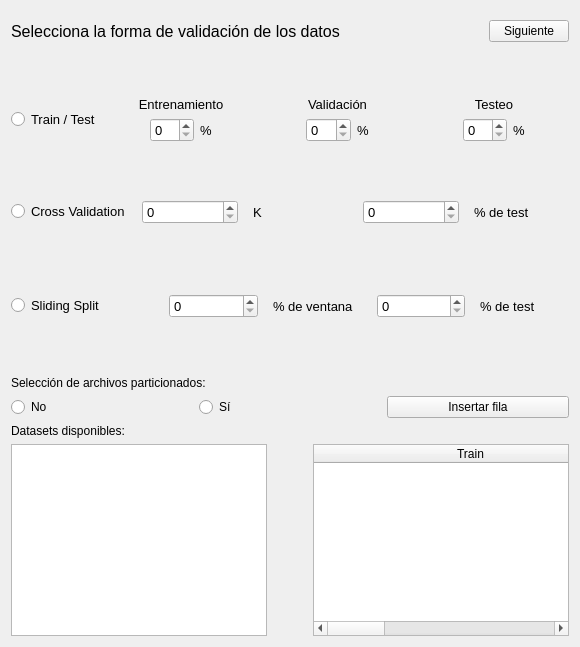
         <widget class="QWidget" name="page_val">
          <layout class="QGridLayout" name="gridLayout_5">
           <item row="4" column="0">
            <layout class="QHBoxLayout" name="horizontalLayout_9">
             <item>
              <widget class="QRadioButton" name="radioButton_crossVal">
               <property name="sizePolicy">
                <sizepolicy hsizetype="Fixed" vsizetype="Fixed">
                 <horstretch>0</horstretch>
                 <verstretch>0</verstretch>
                </sizepolicy>
               </property>
               <property name="font">
                <font>
                 <pointsize>10</pointsize>
                </font>
               </property>
               <property name="text">
                <string>Cross Validation</string>
               </property>
              </widget>
             </item>
             <item>
              <layout class="QGridLayout" name="gridLayout_crossVal">
               <property name="leftMargin">
                <number>6</number>
               </property>
               <property name="topMargin">
                <number>12</number>
               </property>
               <property name="rightMargin">
                <number>0</number>
               </property>
               <property name="bottomMargin">
                <number>12</number>
               </property>
               <property name="spacing">
                <number>15</number>
               </property>
               <item row="0" column="0">
                <widget class="QSpinBox" name="spinBox_crossVal">
                 <property name="sizePolicy">
                  <sizepolicy hsizetype="Preferred" vsizetype="Fixed">
                   <horstretch>0</horstretch>
                   <verstretch>0</verstretch>
                  </sizepolicy>
                 </property>
                 <property name="font">
                  <font>
                   <pointsize>10</pointsize>
                  </font>
                 </property>
                </widget>
               </item>
               <item row="0" column="1">
                <widget class="QLabel" name="label_k">
                 <property name="sizePolicy">
                  <sizepolicy hsizetype="Preferred" vsizetype="Preferred">
                   <horstretch>0</horstretch>
                   <verstretch>0</verstretch>
                  </sizepolicy>
                 </property>
                 <property name="font">
                  <font>
                   <pointsize>10</pointsize>
                  </font>
                 </property>
                 <property name="text">
                  <string>K</string>
                 </property>
                </widget>
               </item>
               <item row="0" column="2">
                <widget class="QSpinBox" name="spinBox_crossval_percent">
                 <property name="font">
                  <font>
                   <pointsize>10</pointsize>
                  </font>
                 </property>
                </widget>
               </item>
               <item row="0" column="3">
                <widget class="QLabel" name="label_percent1">
                 <property name="font">
                  <font>
                   <pointsize>10</pointsize>
                  </font>
                 </property>
                 <property name="text">
                  <string>% de test</string>
                 </property>
                </widget>
               </item>
              </layout>
             </item>
            </layout>
           </item>
           <item row="1" column="0">
            <spacer name="verticalSpacer_8">
             <property name="orientation">
              <enum>Qt::Vertical</enum>
             </property>
             <property name="sizeType">
              <enum>QSizePolicy::Fixed</enum>
             </property>
             <property name="sizeHint" stdset="0">
              <size>
               <width>20</width>
               <height>40</height>
              </size>
             </property>
            </spacer>
           </item>
           <item row="0" column="0">
            <layout class="QHBoxLayout" name="horizontalLayout_11">
             <property name="spacing">
              <number>7</number>
             </property>
             <item>
              <widget class="QLabel" name="add_val">
               <property name="sizePolicy">
                <sizepolicy hsizetype="Preferred" vsizetype="Fixed">
                 <horstretch>0</horstretch>
                 <verstretch>0</verstretch>
                </sizepolicy>
               </property>
               <property name="minimumSize">
                <size>
                 <width>0</width>
                 <height>40</height>
                </size>
               </property>
               <property name="font">
                <font>
                 <pointsize>12</pointsize>
                </font>
               </property>
               <property name="text">
                <string>Selecciona la forma de validación de los datos</string>
               </property>
               <property name="alignment">
                <set>Qt::AlignLeading|Qt::AlignLeft|Qt::AlignVCenter</set>
               </property>
              </widget>
             </item>
             <item>
              <spacer name="horizontalSpacer_11">
               <property name="orientation">
                <enum>Qt::Horizontal</enum>
               </property>
               <property name="sizeHint" stdset="0">
                <size>
                 <width>40</width>
                 <height>0</height>
                </size>
               </property>
              </spacer>
             </item>
             <item>
              <widget class="QPushButton" name="next_val">
               <property name="text">
                <string>Siguiente</string>
               </property>
              </widget>
             </item>
            </layout>
           </item>
           <item row="5" column="0">
            <spacer name="verticalSpacer_3">
             <property name="orientation">
              <enum>Qt::Vertical</enum>
             </property>
             <property name="sizeType">
              <enum>QSizePolicy::Expanding</enum>
             </property>
             <property name="sizeHint" stdset="0">
              <size>
               <width>20</width>
               <height>40</height>
              </size>
             </property>
            </spacer>
           </item>
           <item row="6" column="0">
            <layout class="QHBoxLayout" name="horizontalLayout">
             <item>
              <widget class="QRadioButton" name="radioButton_sliding">
               <property name="sizePolicy">
                <sizepolicy hsizetype="Fixed" vsizetype="Fixed">
                 <horstretch>0</horstretch>
                 <verstretch>0</verstretch>
                </sizepolicy>
               </property>
               <property name="minimumSize">
                <size>
                 <width>146</width>
                 <height>0</height>
                </size>
               </property>
               <property name="font">
                <font>
                 <pointsize>10</pointsize>
                </font>
               </property>
               <property name="text">
                <string>Sliding Split</string>
               </property>
              </widget>
             </item>
             <item>
              <layout class="QGridLayout" name="gridLayout_sliding">
               <property name="leftMargin">
                <number>6</number>
               </property>
               <property name="topMargin">
                <number>12</number>
               </property>
               <property name="bottomMargin">
                <number>12</number>
               </property>
               <property name="horizontalSpacing">
                <number>15</number>
               </property>
               <property name="verticalSpacing">
                <number>0</number>
               </property>
               <item row="0" column="1">
                <widget class="QLabel" name="label_window">
                 <property name="font">
                  <font>
                   <pointsize>10</pointsize>
                  </font>
                 </property>
                 <property name="text">
                  <string>% de ventana</string>
                 </property>
                </widget>
               </item>
               <item row="0" column="2">
                <widget class="QSpinBox" name="spinBox_sliding_percent">
                 <property name="font">
                  <font>
                   <pointsize>10</pointsize>
                  </font>
                 </property>
                </widget>
               </item>
               <item row="0" column="3">
                <widget class="QLabel" name="label_percent2">
                 <property name="font">
                  <font>
                   <pointsize>10</pointsize>
                  </font>
                 </property>
                 <property name="text">
                  <string>% de test</string>
                 </property>
                </widget>
               </item>
               <item row="0" column="0">
                <widget class="QSpinBox" name="spinBox_sliding">
                 <property name="font">
                  <font>
                   <pointsize>10</pointsize>
                  </font>
                 </property>
                </widget>
               </item>
              </layout>
             </item>
            </layout>
           </item>
           <item row="3" column="0">
            <spacer name="verticalSpacer_9">
             <property name="orientation">
              <enum>Qt::Vertical</enum>
             </property>
             <property name="sizeType">
              <enum>QSizePolicy::Expanding</enum>
             </property>
             <property name="sizeHint" stdset="0">
              <size>
               <width>20</width>
               <height>40</height>
              </size>
             </property>
            </spacer>
           </item>
           <item row="2" column="0">
            <layout class="QHBoxLayout" name="horizontalLayout_8">
             <item>
              <widget class="QRadioButton" name="radioButton_train_test">
               <property name="enabled">
                <bool>true</bool>
               </property>
               <property name="sizePolicy">
                <sizepolicy hsizetype="Fixed" vsizetype="Fixed">
                 <horstretch>0</horstretch>
                 <verstretch>0</verstretch>
                </sizepolicy>
               </property>
               <property name="minimumSize">
                <size>
                 <width>0</width>
                 <height>0</height>
                </size>
               </property>
               <property name="maximumSize">
                <size>
                 <width>146</width>
                 <height>16777215</height>
                </size>
               </property>
               <property name="sizeIncrement">
                <size>
                 <width>0</width>
                 <height>0</height>
                </size>
               </property>
               <property name="baseSize">
                <size>
                 <width>0</width>
                 <height>0</height>
                </size>
               </property>
               <property name="font">
                <font>
                 <pointsize>10</pointsize>
                </font>
               </property>
               <property name="text">
                <string>Train / Test</string>
               </property>
              </widget>
             </item>
             <item>
              <layout class="QGridLayout" name="gridLayout_train_test">
               <item row="0" column="0">
                <layout class="QVBoxLayout" name="verticalLayout_13">
                 <item>
                  <layout class="QHBoxLayout" name="horizontalLayout_18">
                   <item>
                    <widget class="QLabel" name="label_18">
                     <property name="font">
                      <font>
                       <pointsize>10</pointsize>
                      </font>
                     </property>
                     <property name="text">
                      <string>Entrenamiento</string>
                     </property>
                     <property name="alignment">
                      <set>Qt::AlignCenter</set>
                     </property>
                    </widget>
                   </item>
                   <item>
                    <widget class="QLabel" name="label_19">
                     <property name="font">
                      <font>
                       <pointsize>10</pointsize>
                      </font>
                     </property>
                     <property name="text">
                      <string>Validación</string>
                     </property>
                     <property name="alignment">
                      <set>Qt::AlignCenter</set>
                     </property>
                    </widget>
                   </item>
                   <item>
                    <widget class="QLabel" name="label_14">
                     <property name="font">
                      <font>
                       <pointsize>10</pointsize>
                      </font>
                     </property>
                     <property name="text">
                      <string>Testeo</string>
                     </property>
                     <property name="alignment">
                      <set>Qt::AlignCenter</set>
                     </property>
                    </widget>
                   </item>
                  </layout>
                 </item>
                 <item>
                  <layout class="QHBoxLayout" name="horizontalLayout_16">
                   <item>
                    <layout class="QHBoxLayout" name="horizontalLayout_21">
                     <item>
                      <spacer name="horizontalSpacer_4">
                       <property name="orientation">
                        <enum>Qt::Horizontal</enum>
                       </property>
                       <property name="sizeHint" stdset="0">
                        <size>
                         <width>40</width>
                         <height>20</height>
                        </size>
                       </property>
                      </spacer>
                     </item>
                     <item>
                      <widget class="QSpinBox" name="spinBox_train">
                       <property name="sizePolicy">
                        <sizepolicy hsizetype="MinimumExpanding" vsizetype="Preferred">
                         <horstretch>0</horstretch>
                         <verstretch>0</verstretch>
                        </sizepolicy>
                       </property>
                       <property name="font">
                        <font>
                         <pointsize>10</pointsize>
                        </font>
                       </property>
                      </widget>
                     </item>
                     <item>
                      <widget class="QLabel" name="percent_train">
                       <property name="sizePolicy">
                        <sizepolicy hsizetype="Preferred" vsizetype="Preferred">
                         <horstretch>0</horstretch>
                         <verstretch>0</verstretch>
                        </sizepolicy>
                       </property>
                       <property name="font">
                        <font>
                         <pointsize>10</pointsize>
                        </font>
                       </property>
                       <property name="text">
                        <string>%</string>
                       </property>
                      </widget>
                     </item>
                     <item>
                      <spacer name="horizontalSpacer_5">
                       <property name="orientation">
                        <enum>Qt::Horizontal</enum>
                       </property>
                       <property name="sizeHint" stdset="0">
                        <size>
                         <width>40</width>
                         <height>20</height>
                        </size>
                       </property>
                      </spacer>
                     </item>
                    </layout>
                   </item>
                   <item>
                    <layout class="QHBoxLayout" name="horizontalLayout_20">
                     <item>
                      <spacer name="horizontalSpacer_6">
                       <property name="orientation">
                        <enum>Qt::Horizontal</enum>
                       </property>
                       <property name="sizeHint" stdset="0">
                        <size>
                         <width>40</width>
                         <height>20</height>
                        </size>
                       </property>
                      </spacer>
                     </item>
                     <item>
                      <widget class="QSpinBox" name="spinBox_val">
                       <property name="sizePolicy">
                        <sizepolicy hsizetype="MinimumExpanding" vsizetype="Fixed">
                         <horstretch>0</horstretch>
                         <verstretch>0</verstretch>
                        </sizepolicy>
                       </property>
                       <property name="font">
                        <font>
                         <pointsize>10</pointsize>
                        </font>
                       </property>
                      </widget>
                     </item>
                     <item>
                      <widget class="QLabel" name="percent_val">
                       <property name="font">
                        <font>
                         <pointsize>10</pointsize>
                        </font>
                       </property>
                       <property name="text">
                        <string>%</string>
                       </property>
                      </widget>
                     </item>
                     <item>
                      <spacer name="horizontalSpacer_7">
                       <property name="orientation">
                        <enum>Qt::Horizontal</enum>
                       </property>
                       <property name="sizeHint" stdset="0">
                        <size>
                         <width>40</width>
                         <height>20</height>
                        </size>
                       </property>
                      </spacer>
                     </item>
                    </layout>
                   </item>
                   <item>
                    <layout class="QHBoxLayout" name="horizontalLayout_19">
                     <item>
                      <spacer name="horizontalSpacer_9">
                       <property name="orientation">
                        <enum>Qt::Horizontal</enum>
                       </property>
                       <property name="sizeHint" stdset="0">
                        <size>
                         <width>40</width>
                         <height>20</height>
                        </size>
                       </property>
                      </spacer>
                     </item>
                     <item>
                      <widget class="QSpinBox" name="spinBox_test">
                       <property name="sizePolicy">
                        <sizepolicy hsizetype="MinimumExpanding" vsizetype="Fixed">
                         <horstretch>0</horstretch>
                         <verstretch>0</verstretch>
                        </sizepolicy>
                       </property>
                       <property name="font">
                        <font>
                         <pointsize>10</pointsize>
                        </font>
                       </property>
                      </widget>
                     </item>
                     <item>
                      <widget class="QLabel" name="percent_test">
                       <property name="font">
                        <font>
                         <pointsize>10</pointsize>
                        </font>
                       </property>
                       <property name="text">
                        <string>%</string>
                       </property>
                      </widget>
                     </item>
                     <item>
                      <spacer name="horizontalSpacer_10">
                       <property name="orientation">
                        <enum>Qt::Horizontal</enum>
                       </property>
                       <property name="sizeHint" stdset="0">
                        <size>
                         <width>40</width>
                         <height>20</height>
                        </size>
                       </property>
                      </spacer>
                     </item>
                    </layout>
                   </item>
                  </layout>
                 </item>
                </layout>
               </item>
              </layout>
             </item>
            </layout>
           </item>
           <item row="8" column="0">
            <layout class="QVBoxLayout" name="verticalLayout_14">
             <item>
              <widget class="QLabel" name="label_13">
               <property name="text">
                <string>Selección de archivos particionados:</string>
               </property>
              </widget>
             </item>
             <item>
              <layout class="QHBoxLayout" name="horizontalLayout_17">
               <item>
                <widget class="QRadioButton" name="radioButton_no">
                 <property name="text">
                  <string>No</string>
                 </property>
                </widget>
               </item>
               <item>
                <widget class="QRadioButton" name="radioButton_yes">
                 <property name="text">
                  <string>Sí</string>
                 </property>
                </widget>
               </item>
               <item>
                <widget class="QPushButton" name="pushButton_insertRow">
                 <property name="text">
                  <string>Insertar fila</string>
                 </property>
                </widget>
               </item>
              </layout>
             </item>
             <item>
              <widget class="QLabel" name="label_22">
               <property name="maximumSize">
                <size>
                 <width>250</width>
                 <height>16777215</height>
                </size>
               </property>
               <property name="text">
                <string>Datasets disponibles: </string>
               </property>
               <property name="alignment">
                <set>Qt::AlignLeading|Qt::AlignLeft|Qt::AlignVCenter</set>
               </property>
              </widget>
             </item>
             <item>
              <layout class="QHBoxLayout" name="horizontalLayout_listTabla">
               <item>
                <layout class="QVBoxLayout" name="verticalLayout_18">
                 <item>
                  <widget class="DropListWidget" name="listWidget_datasets">
                   <property name="sizePolicy">
                    <sizepolicy hsizetype="Minimum" vsizetype="Expanding">
                     <horstretch>0</horstretch>
                     <verstretch>0</verstretch>
                    </sizepolicy>
                   </property>
                   <property name="minimumSize">
                    <size>
                     <width>0</width>
                     <height>0</height>
                    </size>
                   </property>
                   <property name="maximumSize">
                    <size>
                     <width>16777215</width>
                     <height>16777215</height>
                    </size>
                   </property>
                   <property name="acceptDrops">
                    <bool>true</bool>
                   </property>
                   <property name="dragEnabled">
                    <bool>true</bool>
                   </property>
                   <property name="dragDropMode">
                    <enum>QAbstractItemView::InternalMove</enum>
                   </property>
                  </widget>
                 </item>
                </layout>
               </item>
               <item>
                <spacer name="horizontalSpacer_13">
                 <property name="orientation">
                  <enum>Qt::Horizontal</enum>
                 </property>
                 <property name="sizeType">
                  <enum>QSizePolicy::Minimum</enum>
                 </property>
                 <property name="sizeHint" stdset="0">
                  <size>
                   <width>40</width>
                   <height>20</height>
                  </size>
                 </property>
                </spacer>
               </item>
               <item>
                <widget class="DropTableWidget" name="tableWidget_TVT">
                 <property name="maximumSize">
                  <size>
                   <width>16777215</width>
                   <height>16777215</height>
                  </size>
                 </property>
                 <property name="sizeIncrement">
                  <size>
                   <width>0</width>
                   <height>0</height>
                  </size>
                 </property>
                 <property name="acceptDrops">
                  <bool>true</bool>
                 </property>
                 <property name="dragEnabled">
                  <bool>true</bool>
                 </property>
                 <property name="dragDropMode">
                  <enum>QAbstractItemView::DropOnly</enum>
                 </property>
                 <property name="defaultDropAction">
                  <enum>Qt::MoveAction</enum>
                 </property>
                 <attribute name="horizontalHeaderCascadingSectionResizes">
                  <bool>true</bool>
                 </attribute>
                 <attribute name="horizontalHeaderMinimumSectionSize">
                  <number>49</number>
                 </attribute>
                 <attribute name="horizontalHeaderDefaultSectionSize">
                  <number>313</number>
                 </attribute>
                 <attribute name="horizontalHeaderShowSortIndicator" stdset="0">
                  <bool>false</bool>
                 </attribute>
                 <attribute name="horizontalHeaderStretchLastSection">
                  <bool>false</bool>
                 </attribute>
                 <attribute name="verticalHeaderStretchLastSection">
                  <bool>false</bool>
                 </attribute>
                 <column>
                  <property name="text">
                   <string>Train</string>
                  </property>
                  <property name="textAlignment">
                   <set>AlignCenter</set>
                  </property>
                 </column>
                 <column>
                  <property name="text">
                   <string>Validation</string>
                  </property>
                  <property name="textAlignment">
                   <set>AlignCenter</set>
                  </property>
                 </column>
                 <column>
                  <property name="text">
                   <string>Test</string>
                  </property>
                  <property name="textAlignment">
                   <set>AlignCenter</set>
                  </property>
                 </column>
                 <column>
                  <property name="text">
                   <string/>
                  </property>
                 </column>
                </widget>
               </item>
              </layout>
             </item>
            </layout>
           </item>
           <item row="7" column="0">
            <spacer name="verticalSpacer_11">
             <property name="orientation">
              <enum>Qt::Vertical</enum>
             </property>
             <property name="sizeHint" stdset="0">
              <size>
               <width>20</width>
               <height>40</height>
              </size>
             </property>
            </spacer>
           </item>
          </layout>
         </widget>
